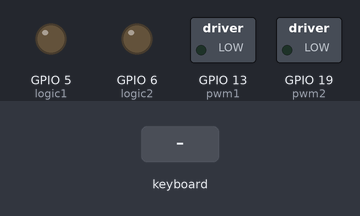
This program was run on a simulated Raspberry Pi (BCM pin numbers). On the bench: switched loads named in the program (green lamp = pin HIGH), output pins drawn as LEDs (lit = HIGH). Inputs (shaded band) come from the test bench. The pygame window is not drawn.

Above: at 1.2 s.
1.3 s: key up typed on the keyboard
At 1.37 s:
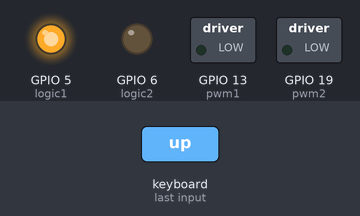
2.9 s: key down typed on the keyboard
At 2.97 s:
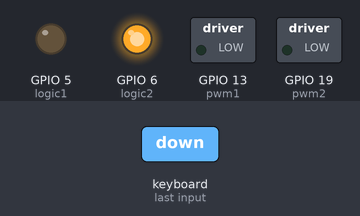
4.5 s: key "1" typed on the keyboard
At 4.57 s:
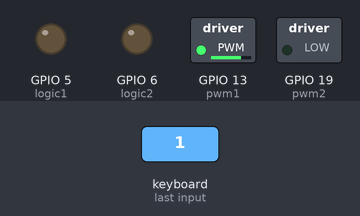
6.1 s: key "2" typed on the keyboard
At 7.0 s:
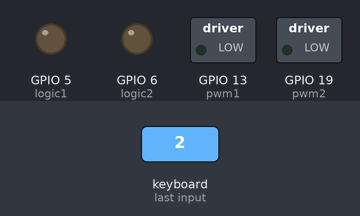
Timing chart, 0 to 8.7 s (numbered marks = the images above; inputs shaded):
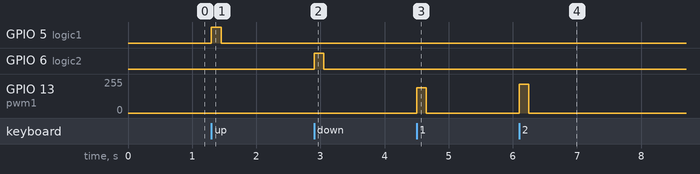

The program:

pizero_drv8871_motor_driver_bckup.py
```python
import pygame
import RPi.GPIO as GPIO
import os
import time

#from picamera import PiCamera
from datetime import datetime

screen = pygame.display.set_mode([240, 160])

#camera = PiCamera()
#camera.resolution = (1280, 720)
#camera.framerate = (25)

pwm1 = 13 #pwm forward
pwm2 = 19 #pwm backward
logic1 = 5 #forward
logic2 = 6 #backward
pwm_freq = 1000 #pwm freq set at 2 KHz #duty cycle is in percentage
rec = 29

#record = 0

#set GPIO num
GPIO.setmode(GPIO.BCM)
GPIO.setup(pwm1, GPIO.OUT)
GPIO.setup(pwm2, GPIO.OUT)
GPIO.setup(logic1, GPIO.OUT)
GPIO.setup(logic2, GPIO.OUT)
#GPIO.setup(rec, GPIO.OUT)

#setup PWM control
speedforward = GPIO.PWM(pwm1, pwm_freq)
speedbackward = GPIO.PWM(pwm2, pwm_freq)
speedforward.start(0)  #duty cycle is in percentage
speedbackward.start(0) #duty cycle is in percentage


try:
	while True:
		for event in pygame.event.get():
			if event.type == pygame.KEYDOWN:
				if event.key == pygame.K_q:
					pygame.quit()
				#elif event.key == pygame.K_s:
				#	os.system('sudo shutdown now')
				#elif event.key == pygame.K_r:
				#	if record == 0:
				#		record = 1
				#		moment = datetime.now()
				#		GPIO.output(rec, False)
				#		camera.start_recording('/home/pi/Vid_%02d')
				#elif event.key == pygame.K_t:
				#	if record == 1:
				#		record = 0
				#		GPIO.output(rec, True)
				#		camera.stop_recording()
				elif event.key == pygame.K_UP:
					GPIO.output(logic1, True)
					GPIO.output(logic2, False)
				elif event.key == pygame.K_DOWN:
					GPIO.output(logic1, False)
					GPIO.output(logic2, True)
				elif event.key == pygame.K_1:
					speedforward.start(75)
					speedbackward.start(0)
					speedforward.ChangeDutyCycle(75) #duty cycle is in percentage
					speedbackward.ChangeDutyCycle(0) #duty cycle is in percentage
				elif event.key == pygame.K_2:
					speedforward.start(85)
					speedbackward.start(0)
					speedforward.ChangeDutyCycle(85) #duty cycle is in percentage
					speedbackward.ChangeDutyCycle(0) #duty cycle is in percentage
				elif event.key == pygame.K_3:
					speedforward.start(100)
					speedbackward.start(0)
					speedforward.ChangeDutyCycle(100) #duty cycle is in percentage
					speedbackward.ChangeDutyCycle(0) #duty cycle is in percentage
			if event.type == pygame.KEYUP:
				GPIO.output(logic1, False)
				GPIO.output(logic2, False)
				speedforward.stop()
				speedbackward.stop()

finally:
	GPIO.cleanup()
```

Measured:
- after the input at 1.3 s, GPIO 5 (logic1): LOW → HIGH at once, → LOW 0.15 s later
- after the input at 2.9 s, GPIO 6 (logic2): LOW → HIGH at once, → LOW 0.15 s later
- after the input at 4.5 s, GPIO 13 (pwm1): 0/255 → 191/255 at once, → 0/255 0.15 s later
- after the input at 6.1 s, GPIO 13 (pwm1): 0/255 → 217/255 at once, → 0/255 0.15 s later
